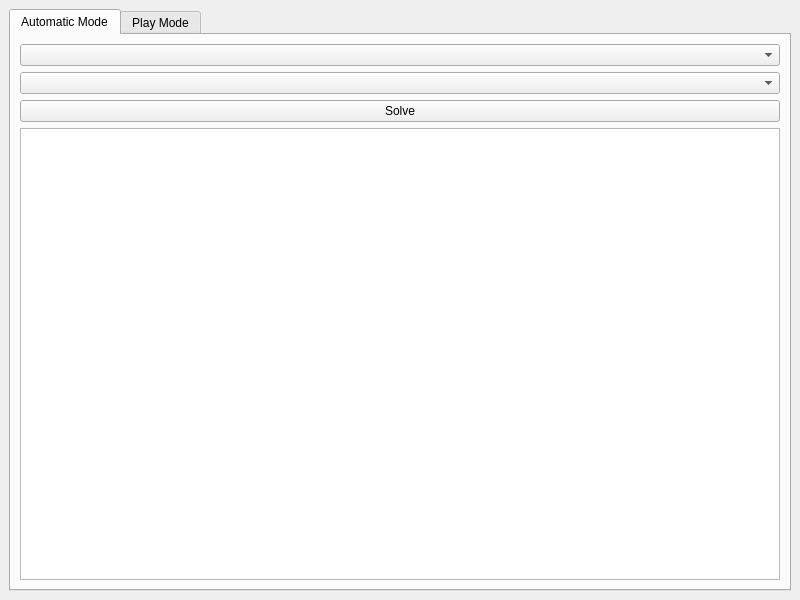
<?xml version="1.0" encoding="UTF-8"?>
<ui version="4.0">
 <class>MainWindow</class>
 <widget class="QMainWindow" name="MainWindow">
  <property name="geometry">
   <rect>
    <x>0</x>
    <y>0</y>
    <width>800</width>
    <height>600</height>
   </rect>
  </property>
  <property name="windowTitle">
   <string>Word Ladder Game</string>
  </property>
  <widget class="QWidget" name="centralwidget">
   <layout class="QVBoxLayout" name="verticalLayout">
    <item>
     <widget class="QTabWidget" name="tabWidget">
      <property name="currentIndex">
       <number>0</number>
      </property>
      <widget class="QWidget" name="automaticTab">
       <attribute name="title">
        <string>Automatic Mode</string>
       </attribute>
       <layout class="QVBoxLayout" name="verticalLayoutAuto">
        <item>
         <widget class="QComboBox" name="startCombo"/>
        </item>
        <item>
         <widget class="QComboBox" name="targetCombo"/>
        </item>
        <item>
         <widget class="QPushButton" name="solveButton">
          <property name="text">
           <string>Solve</string>
          </property>
         </widget>
        </item>
        <item>
         <widget class="QListWidget" name="resultList"/>
        </item>
       </layout>
      </widget>
      <widget class="QWidget" name="playTab">
       <attribute name="title">
        <string>Play Mode</string>
       </attribute>
       <layout class="QVBoxLayout" name="verticalLayoutPlay">
        <item>
         <widget class="QLineEdit" name="nameInput"/>
        </item>
        <item>
         <widget class="QComboBox" name="wordLengthCombo"/>
        </item>
        <item>
         <widget class="QPushButton" name="startGameButton">
          <property name="text">
           <string>Start Game</string>
          </property>
         </widget>
        </item>
        <item>
         <widget class="QLabel" name="currentWordLabel">
          <property name="text">
           <string>Current Word</string>
          </property>
         </widget>
        </item>
        <item>
         <widget class="QLineEdit" name="nextWordInput"/>
        </item>
        <item>
         <widget class="QPushButton" name="submitButton">
          <property name="text">
           <string>Submit</string>
          </property>
         </widget>
        </item>
        <item>
         <widget class="QListWidget" name="moveList"/>
        </item>
        <item>
         <widget class="QPushButton" name="hintButton">
          <property name="text">
           <string>Hint</string>
          </property>
         </widget>
        </item>
        <item>
         <widget class="QLabel" name="hintLabel">
          <property name="text">
           <string>Hint appears here</string>
          </property>
         </widget>
        </item>
        <item>
         <widget class="QLabel" name="stepsRemainingLabel">
          <property name="text">
           <string>Words left: ?</string>
          </property>
         </widget>
        </item>
       </layout>
      </widget>
     </widget>
    </item>
   </layout>
  </widget>
 </widget>
 <resources/>
 <connections/>
</ui>
